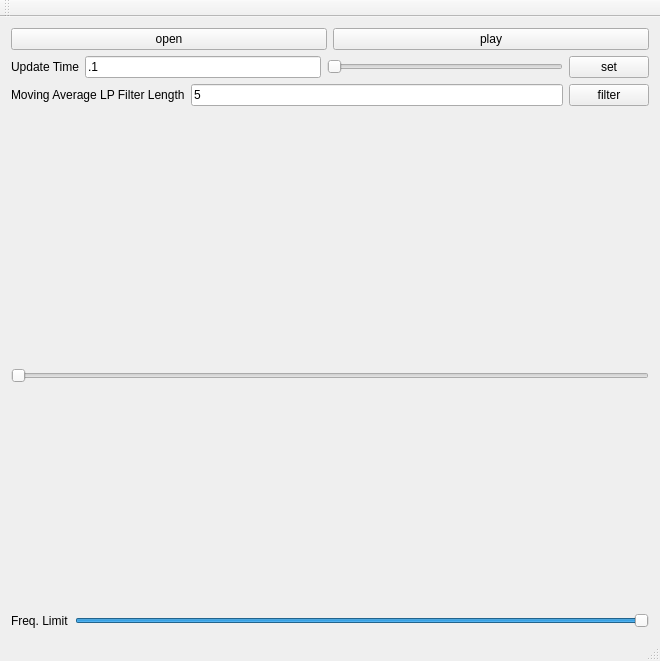
<?xml version="1.0" encoding="UTF-8"?>
<ui version="4.0">
 <class>MainWindow</class>
 <widget class="QMainWindow" name="MainWindow">
  <property name="geometry">
   <rect>
    <x>0</x>
    <y>0</y>
    <width>660</width>
    <height>661</height>
   </rect>
  </property>
  <property name="windowTitle">
   <string>MainWindow</string>
  </property>
  <widget class="QWidget" name="centralWidget">
   <layout class="QVBoxLayout" name="verticalLayout">
    <item>
     <layout class="QHBoxLayout" name="horizontalLayout">
      <item>
       <widget class="QPushButton" name="pushButton_2">
        <property name="text">
         <string>open</string>
        </property>
       </widget>
      </item>
      <item>
       <widget class="QPushButton" name="pushButton_3">
        <property name="text">
         <string>play</string>
        </property>
       </widget>
      </item>
     </layout>
    </item>
    <item>
     <layout class="QHBoxLayout" name="horizontalLayout_3">
      <item>
       <widget class="QLabel" name="label">
        <property name="text">
         <string>Update Time</string>
        </property>
       </widget>
      </item>
      <item>
       <widget class="QLineEdit" name="lineEdit">
        <property name="text">
         <string>.1</string>
        </property>
       </widget>
      </item>
      <item>
       <widget class="QSlider" name="horizontalSlider">
        <property name="orientation">
         <enum>Qt::Horizontal</enum>
        </property>
       </widget>
      </item>
      <item>
       <widget class="QPushButton" name="pushButton_4">
        <property name="text">
         <string>set</string>
        </property>
       </widget>
      </item>
     </layout>
    </item>
    <item>
     <layout class="QHBoxLayout" name="horizontalLayout_2">
      <item>
       <widget class="QLabel" name="label_2">
        <property name="text">
         <string>Moving Average LP Filter Length</string>
        </property>
       </widget>
      </item>
      <item>
       <widget class="QLineEdit" name="lineEdit_2">
        <property name="text">
         <string>5</string>
        </property>
       </widget>
      </item>
      <item>
       <widget class="QPushButton" name="pushButton_5">
        <property name="text">
         <string>filter</string>
        </property>
       </widget>
      </item>
     </layout>
    </item>
    <item>
     <layout class="QHBoxLayout" name="horizontalLayout_4">
      <item>
       <spacer name="horizontalSpacer">
        <property name="orientation">
         <enum>Qt::Horizontal</enum>
        </property>
        <property name="sizeHint" stdset="0">
         <size>
          <width>40</width>
          <height>20</height>
         </size>
        </property>
       </spacer>
      </item>
      <item>
       <widget class="CircularSpectrogram" name="widget_3" native="true">
        <property name="minimumSize">
         <size>
          <width>250</width>
          <height>250</height>
         </size>
        </property>
        <property name="maximumSize">
         <size>
          <width>250</width>
          <height>250</height>
         </size>
        </property>
       </widget>
      </item>
      <item>
       <spacer name="horizontalSpacer_2">
        <property name="orientation">
         <enum>Qt::Horizontal</enum>
        </property>
        <property name="sizeHint" stdset="0">
         <size>
          <width>40</width>
          <height>20</height>
         </size>
        </property>
       </spacer>
      </item>
     </layout>
    </item>
    <item>
     <widget class="QSlider" name="horizontalSlider_3">
      <property name="enabled">
       <bool>false</bool>
      </property>
      <property name="styleSheet">
       <string notr="true"/>
      </property>
      <property name="maximum">
       <number>1000</number>
      </property>
      <property name="orientation">
       <enum>Qt::Horizontal</enum>
      </property>
     </widget>
    </item>
    <item>
     <widget class="QCustomPlot" name="widget" native="true">
      <property name="sizePolicy">
       <sizepolicy hsizetype="Preferred" vsizetype="Expanding">
        <horstretch>0</horstretch>
        <verstretch>0</verstretch>
       </sizepolicy>
      </property>
     </widget>
    </item>
    <item>
     <widget class="QCustomPlot" name="widget_2" native="true">
      <property name="sizePolicy">
       <sizepolicy hsizetype="Preferred" vsizetype="Expanding">
        <horstretch>0</horstretch>
        <verstretch>0</verstretch>
       </sizepolicy>
      </property>
     </widget>
    </item>
    <item>
     <layout class="QHBoxLayout" name="horizontalLayout_5">
      <item>
       <widget class="QLabel" name="label_3">
        <property name="text">
         <string>Freq. Limit</string>
        </property>
       </widget>
      </item>
      <item>
       <widget class="QSlider" name="horizontalSlider_2">
        <property name="value">
         <number>99</number>
        </property>
        <property name="orientation">
         <enum>Qt::Horizontal</enum>
        </property>
       </widget>
      </item>
     </layout>
    </item>
   </layout>
  </widget>
  <widget class="QMenuBar" name="menuBar">
   <property name="geometry">
    <rect>
     <x>0</x>
     <y>0</y>
     <width>660</width>
     <height>20</height>
    </rect>
   </property>
  </widget>
  <widget class="QToolBar" name="mainToolBar">
   <attribute name="toolBarArea">
    <enum>TopToolBarArea</enum>
   </attribute>
   <attribute name="toolBarBreak">
    <bool>false</bool>
   </attribute>
  </widget>
  <widget class="QStatusBar" name="statusBar"/>
 </widget>
 <layoutdefault spacing="6" margin="11"/>
 <customwidgets>
  <customwidget>
   <class>QCustomPlot</class>
   <extends>QWidget</extends>
   <header location="global">qcustomplot.h</header>
   <container>1</container>
  </customwidget>
  <customwidget>
   <class>CircularSpectrogram</class>
   <extends>QWidget</extends>
   <header location="global">circularspectrogram.h</header>
   <container>1</container>
  </customwidget>
 </customwidgets>
 <resources/>
 <connections/>
</ui>
